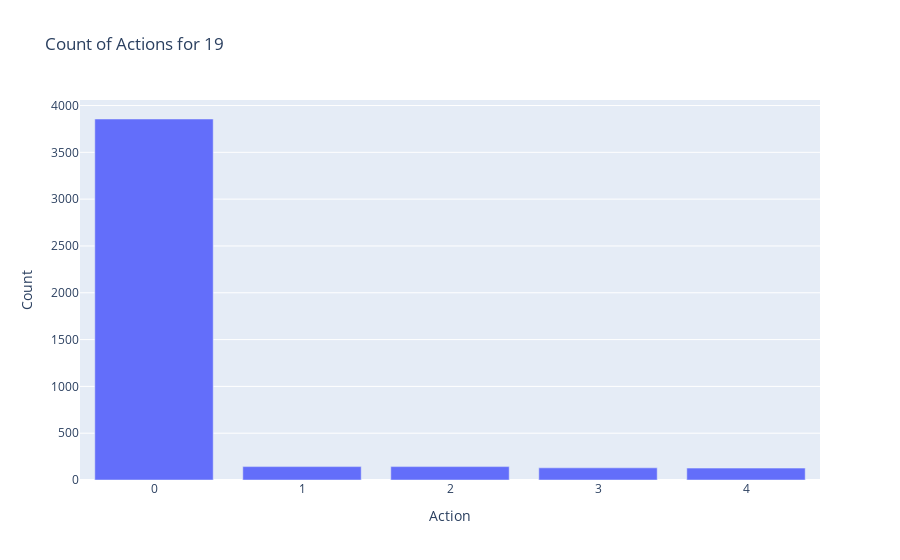

The notebook cell saved with this chart:
### Code cell
plot_action_counts(df = train_hist_df, token = token)

### Figure 1 — Plotly figure (JSON) as saved in the notebook; plotly's stock layout.template omitted (floating-point values rounded to 4 significant figures)
{"data": [{"alignmentgroup": "True", "hovertemplate": "Action=%{x}<br>Count=%{y}<extra></extra>", "legendgroup": "", "marker": {"color": "#636efa", "pattern": {"shape": ""}}, "name": "", "offsetgroup": "", "orientation": "v", "showlegend": false, "textposition": "auto", "type": "bar", "x": [0, 2, 1, 3, 4], "xaxis": "x", "y": [3856, 143, 143, 130, 127], "yaxis": "y"}], "layout": {"barmode": "relative", "legend": {"tracegroupgap": 0}, "title": {"text": "Count of Actions for 19"}, "xaxis": {"anchor": "y", "domain": [0, 1], "title": {"text": "Action"}}, "yaxis": {"anchor": "x", "domain": [0, 1], "title": {"text": "Count"}}}}
